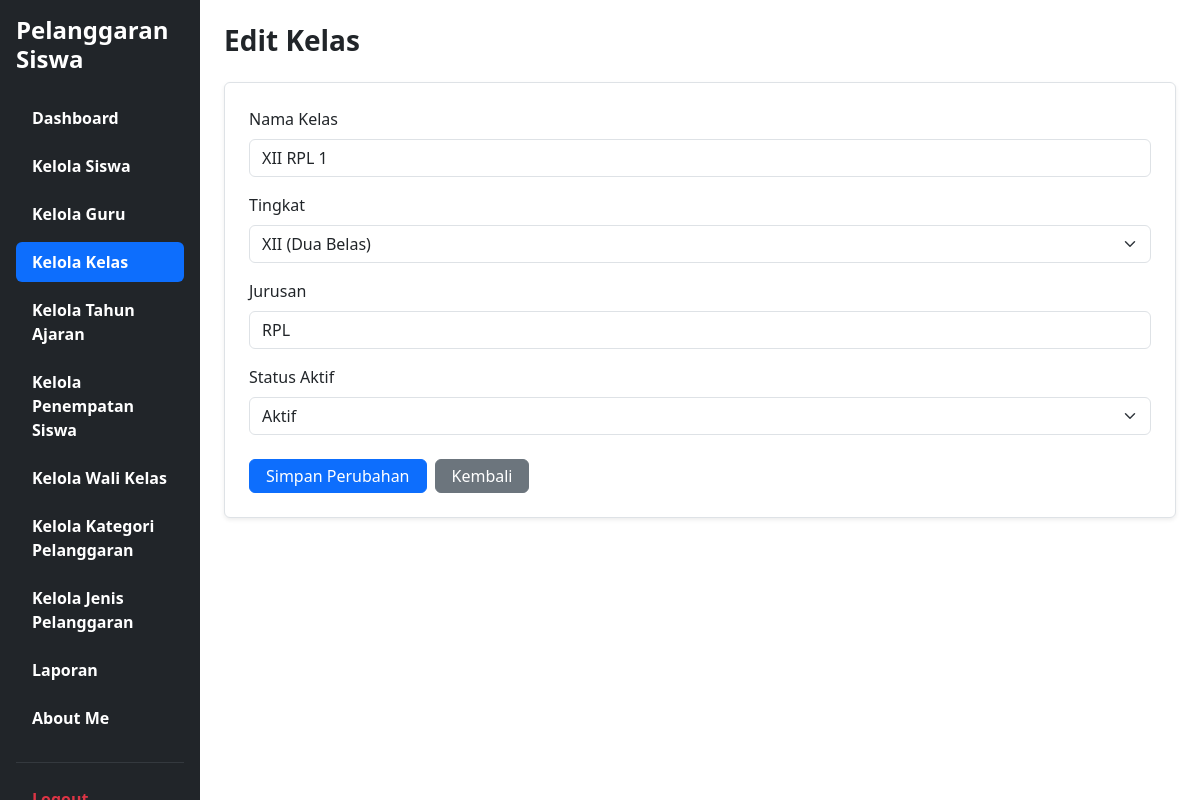
The page /edit_kelas.php?id=11 on the database its author committed.
### tables this page shows
CREATE TABLE `t_kelas` (
  `id` int(11) NOT NULL,
  `nama` varchar(100) DEFAULT NULL,
  `tingkat` varchar(20) NOT NULL,
  `jurusan` varchar(100) NOT NULL,
  `tahun_ajaran_id` int(11) DEFAULT NULL,
  `status_aktif` tinyint(1) NOT NULL,
  `created_at` timestamp NOT NULL DEFAULT current_timestamp(),
  `updated_at` timestamp NOT NULL DEFAULT current_timestamp()
);

### edit_kelas.php (the view, shortened to what this page needs)
<?php
$koneksi = new mysqli("localhost", "root", "", "db_ukk_2026");
$koneksi->set_charset("utf8mb4");
$id = isset($_GET['id']) ? (int)$_GET['id'] : 0;
$sql = "SELECT id, nama, tingkat, jurusan, status_aktif
        FROM t_kelas
        WHERE id = ?";
$stmt = $koneksi->prepare($sql);
$stmt->bind_param("i", $id);
$stmt->execute();
$result = $stmt->get_result();
$kelas = $result->fetch_assoc();
?>
<!DOCTYPE html>
<html lang="id">
<head>
    <link href="https://cdn.jsdelivr.net/npm/bootstrap@5.3.8/dist/css/bootstrap.min.css" rel="stylesheet">
</head>
<body>
<div class="container-fluid">
    <div class="row">
        <div class="col-md-3 col-lg-2 bg-dark min-vh-100 p-3 sticky-top" style="top: 0; height: 100vh; overflow-y: auto;">
            <h4 class="text-white fw-bold mb-4">
            Pelanggaran Siswa
            </h4>
            <ul class="nav nav-pills flex-column">
                <li class="nav-item mb-2">
                    <a href="dashboard.php" class="nav-link text-white">
                    <h7 class="fw-bold mb-4">Dashboard</h7>
                    </a>
                </li>
                <li class="nav-item mb-2">
                    <a href="Kelola_Siswa.php" class="nav-link text-white">
                    <h7 class="fw-bold mb-4">Kelola Siswa</h7>
                    </a>
                </li>
                <li class="nav-item mb-2">
                    <a href="Kelola_Guru.php" class="nav-link text-white">
                    <h7 class="fw-bold mb-4">Kelola Guru</h7>
                    </a>
                </li>
                <li class="nav-item mb-2">
                    <a href="Kelola_Kelas.php" class="nav-link active">
                    <h7 class="fw-bold mb-4">Kelola Kelas</h7>
                    </a>
                </li>
                <li class="nav-item mb-2">
                    <a href="Kelola_Tahun_Ajaran.php" class="nav-link text-white">
                    <h7 class="fw-bold mb-4">Kelola Tahun Ajaran</h7>
                    </a>
                </li>
                <li class="nav-item mb-2">
                    <a href="Kelola_Penempatan_Siswa.php" class="nav-link text-white">
                    <h7 class="fw-bold mb-4">Kelola Penempatan Siswa</h7>
                    </a>
                </li>
                <li class="nav-item mb-2">
                    <a href="Kelola_Wali_Kelas.php" class="nav-link text-white">
                    <h7 class="fw-bold mb-4">Kelola Wali Kelas</h7>
                    </a>
                </li>
                <li class="nav-item mb-2">
                    <a href="Kelola_Kategori_Pelanggaran.php" class="nav-link text-white">
                    <h7 class="fw-bold mb-4">Kelola Kategori Pelanggaran</h7>
                    </a>
                </li>
                <li class="nav-item mb-2">
                    <a href="Kelola_Jenis_Pelanggaran.php" class="nav-link text-white">
                    <h7 class="fw-bold mb-4">Kelola Jenis Pelanggaran</h7>
                    </a>
                </li>
                <li class="nav-item mb-2">
                    <a href="Laporan.php" class="nav-link text-white">
                    <h7 class="fw-bold mb-4">Laporan</h7>
                    </a>
                </li>
                <li class="nav-item mb-2">
                    <a href="about_me.php" class="nav-link text-white">
                    <h7 class="fw-bold mb-4">About Me</h7>
                    </a>
                </li>
                <hr class="text-secondary">
                <li class="nav-item">
                    <a href="logout.php" class="nav-link text-danger">
                    <h7 class="fw-bold mb-4">Logout</h7>
                    </a>
                </li>
            </ul>
        </div>
        <main class="col-md-9 col-lg-10 p-4">
            <h3 class="fw-bold mb-4">Edit Kelas</h3>
            <div class="card shadow-sm border" style="background-color: #ffffff; border-color: #dee2e6 !important;">
                <div class="card-body p-4">
                    <form method="POST" action="edit_kelas.php?id=<?= (int)$id ?>" autocomplete="off">
                        <div class="mb-3">
                            <label class="form-label">Nama Kelas</label>
                            <input
                                type="text"
                                name="nama"
                                id="nama"
                                class="form-control"
                                placeholder="Contoh: X RPL 1"
                                maxlength="100"
                                value="<?= htmlspecialchars($kelas['nama'], ENT_QUOTES, 'UTF-8') ?>"
                                autocomplete="off"
                                readonly
                                onfocus="this.removeAttribute('readonly')"
                                required
                            >
                        </div>
                        <div class="mb-3">
                            <label class="form-label">Tingkat</label>
                            <select name="tingkat" class="form-select" required>
                                <option value="XII" <?= $kelas['tingkat'] === 'XII' ? 'selected' : '' ?>>XII (Dua Belas)</option>
                            </select>
                        </div>
                        <div class="mb-3">
                            <label class="form-label">Jurusan</label>
                            <input
                                type="text"
                                name="jurusan"
                                class="form-control"
                                placeholder="Contoh: RPL, TSM, TKJ"
                                maxlength="100"
                                value="<?= htmlspecialchars($kelas['jurusan'], ENT_QUOTES, 'UTF-8') ?>"
                                autocomplete="off"
                                readonly
                                onfocus="this.removeAttribute('readonly')"
                                required
                            >
                        </div>
                        <div class="mb-3">
                            <label class="form-label">Status Aktif</label>
                            <select name="status_aktif" class="form-select" required>
                                <option value="1" <?= (string)$kelas['status_aktif'] === '1' ? 'selected' : '' ?>>Aktif</option>
                            </select>
                        </div>
                        <div class="d-flex gap-2 mt-4">
                            <button type="submit" name="simpan" class="btn btn-primary px-3 py-1 text-white" style="background-color: #0d6efd;">
                                Simpan Perubahan
                            </button>
                            <a href="Kelola_Kelas.php" class="btn btn-secondary px-3 py-1" style="background-color: #6c757d;">
                                Kembali
                            </a>
                        </div>
                    </form>
                </div>
            </div>
        </main>
    </div>
</div>
</body>
</html>

### rows shown on the page
t_kelas: nama "XII RPL 1", tingkat "XII (Dua Belas)", jurusan "RPL", status_aktif "Aktif"
